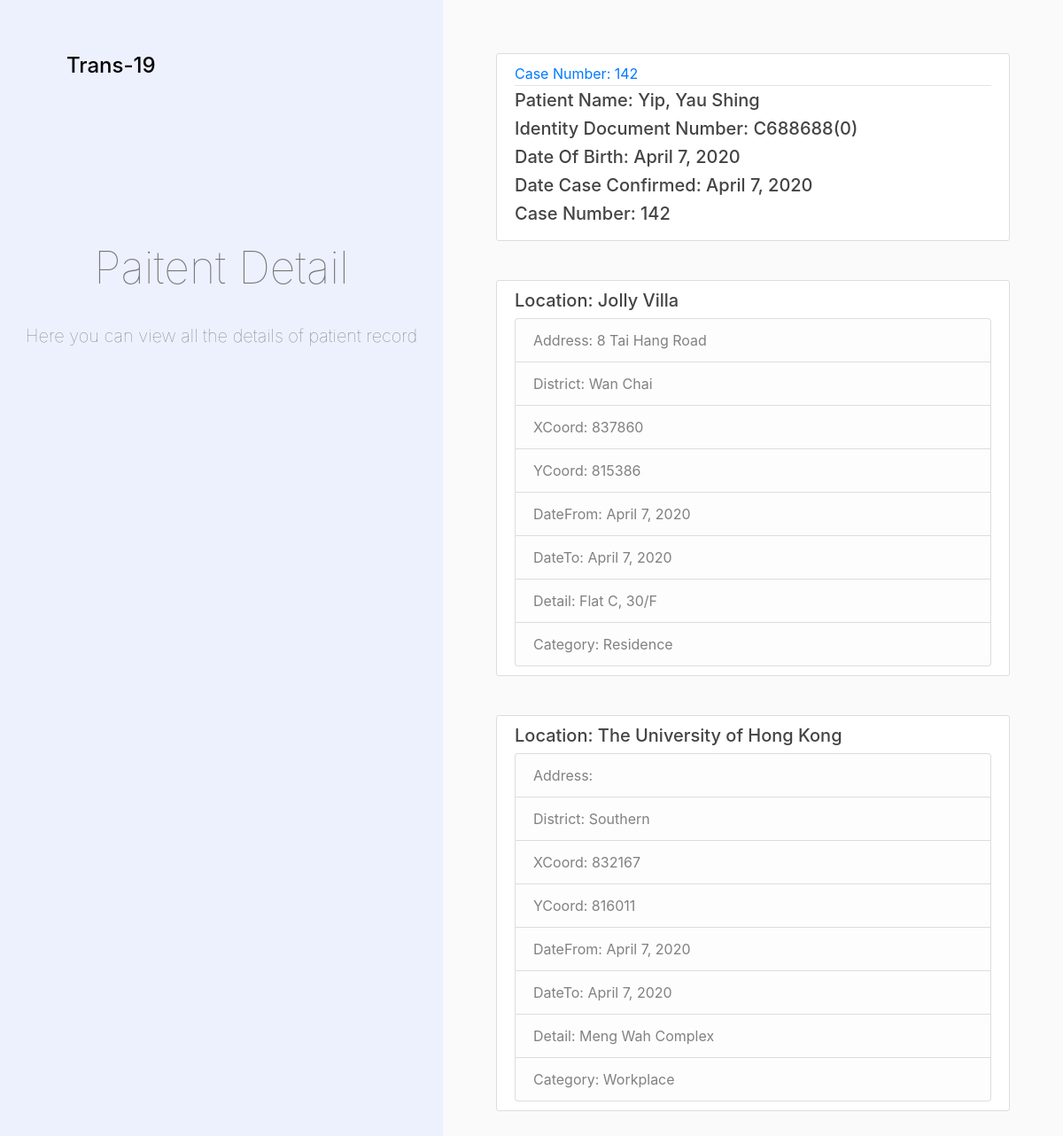
The app's page /patientDetail/4 with its own data.
### records/models.py (models this page shows, shortened)
class Patient(models.Model):
	Name = models.CharField(max_length=150)
	IdentityDocumentNumber = models.CharField(max_length=50)
	DateOfBirth = models.DateField()
	DateCaseConfirmed = models.DateField()
	CaseNumber = models.CharField(max_length=50)

class Location(models.Model):
	LocationVisited = models.CharField(max_length=150)
	Address = models.TextField(blank=True)
	District = models.CharField(max_length=150)
	XCoord = models.CharField(max_length=50)
	YCoord = models.CharField(max_length=50)
	DateFrom = models.DateField()
	DateTo = models.DateField()
	Detail = models.TextField(blank=True)
	Category = models.CharField(max_length=150)
	Patient = models.ForeignKey(Patient, on_delete=models.CASCADE)

### records/views.py (the view)
# urls.py: path('patientDetail/<int:patient>', views.PatientViewLocations.as_view(), name='records-detail'),
class PatientViewLocations(TemplateView):
	template_name = "records/patientDetail.html"
	def get_context_data(self, **kwargs):
		patient = self.kwargs['patient']
		context = super().get_context_data(**kwargs)
		context['patient'] = Patient.objects.get(pk = patient)
		context['locationList'] = Location.objects.filter(Patient_id = patient)
		context['title'] = "Paitent Detail"
		context['header'] = "Paitent Detail"
		context['pageContent'] = "Here you can view all the details of patient record"
		return context

### records/templates/records/patientDetail.html
{% extends "records/base.html" %}
{% block content %}
    <article class="media content-section">
      <div class="media-body">
        <div class="article-metadata">
          <a class="mr-2" href="#">Case Number: {{ patient.CaseNumber }}</a>
        </div>
        <h5><div class="article-title">Patient Name: {{ patient.Name}}</div></h5>
        <h5><div class="article-title">Identity Document Number: {{ patient.IdentityDocumentNumber}}</div></h5>
        <h5><div class="article-title">Date Of Birth: {{ patient.DateOfBirth}}</div></h5>
        <h5><div class="article-title">Date Case Confirmed: {{ patient.DateCaseConfirmed}}</div></h5>
        <h5><div class="article-title">Case Number: {{ patient.CaseNumber}}</div></h5>
      </div>
    </article>
	<br>
    {% for location in locationList %}
    	<div class="content-section">
    		<h5>Location: {{location.LocationVisited}}</h5>
			<ul class="list-group">
			<li class="list-group-item list-group-item-light">Address: {{ location.Address}}</li>
			<li class="list-group-item list-group-item-light">District: {{ location.District}}</li>
			<li class="list-group-item list-group-item-light">XCoord: {{ location.XCoord}}</li>
			<li class="list-group-item list-group-item-light">YCoord: {{ location.YCoord}}</li>
			<li class="list-group-item list-group-item-light">DateFrom: {{ location.DateFrom}}</li>
            <li class="list-group-item list-group-item-light">DateTo: {{ location.DateFrom}}</li>
			<li class="list-group-item list-group-item-light">Detail: {{ location.Detail}}</li>
			<li class="list-group-item list-group-item-light">Category: {{ location.Category}}</li>
			</ul>
	    </div>
	    <br>
    {% endfor %}
{% endblock content %}

### records/templates/records/base.html (shortened to what this page needs)
{% load static %}
<!DOCTYPE html>
<html>
<head>
    <link rel="stylesheet" href="https://maxcdn.bootstrapcdn.com/bootstrap/4.0.0/css/bootstrap.min.css">
    <link rel="stylesheet" type="text/css" href="{% static 'records/main.css' %}">
</head>
<body>
    <main role="main" class="main container-fluid">
      <div class="row content">
        <div class="left-col col-md-5">
          <div class="site-header"><h4><bold>
            <a href="{% url 'records-home' %}">Trans-19</a>
          </bold><h4></div>
          <br><br><br><br><br><br><br>
          <div class="page-header"><center>{{ header }}</center></div>
          <br>
          <div class="page-content"><center>{{ pageContent }}</center></div>
        </div>
        <div class="col-md-7 offset-md-5 blockContent">
          {% block content %}{% endblock %}
        </div>
      </div>
    </main>
</body>
</html>

### records/static/records/main.css (style rules this page uses)
html,body { height: 100%; }
body { background: #fafafa; color: #333333; }
h1, h2, h3, h4, h5, h6 { color: #444444; }
ul { margin: 0; }
.content-section { background: #ffffff; padding: 10px 20px; border: 1px solid #dddddd; border-radius: 3px; margin-bottom: 20px; }
.article-title { color: #444444; }
.article-metadata { padding-bottom: 1px; margin-bottom: 4px; border-bottom: 1px solid #e3e3e3 }
.left-col { background-color: #edf1fe; position: fixed; height:100%; }
.main { height:100%; }
.blockContent { padding: 60px; }
.site-header { font-weight: 1000; padding-left: 60px; padding-top: 60px; }
.page-header { top: 50%; font-weight: 100; color: #777777; font-size: 50px; }
.page-content { top: 50%; font-weight: 100; color: #777777; font-size: 20px; }
.site-header a { color:#000000; }

### records on screen
Patient: CaseNumber "142", Name "Yip, Yau Shing", IdentityDocumentNumber "C688688(0)", DateOfBirth "April 7, 2020", DateCaseConfirmed "April 7, 2020"
Location: LocationVisited "Jolly Villa", Address "8 Tai Hang Road", District "Wan Chai", XCoord "837860", YCoord "815386", DateFrom "April 7, 2020", Detail "Flat C, 30/F", Category "Residence"
Location: LocationVisited "The University of Hong Kong", District "Southern", XCoord "832167", YCoord "816011", DateFrom "April 7, 2020", Detail "Meng Wah Complex", Category "Workplace"

### other values on screen
{{ header }} "Paitent Detail"
{{ pageContent }} "Here you can view all the details of patient record"
